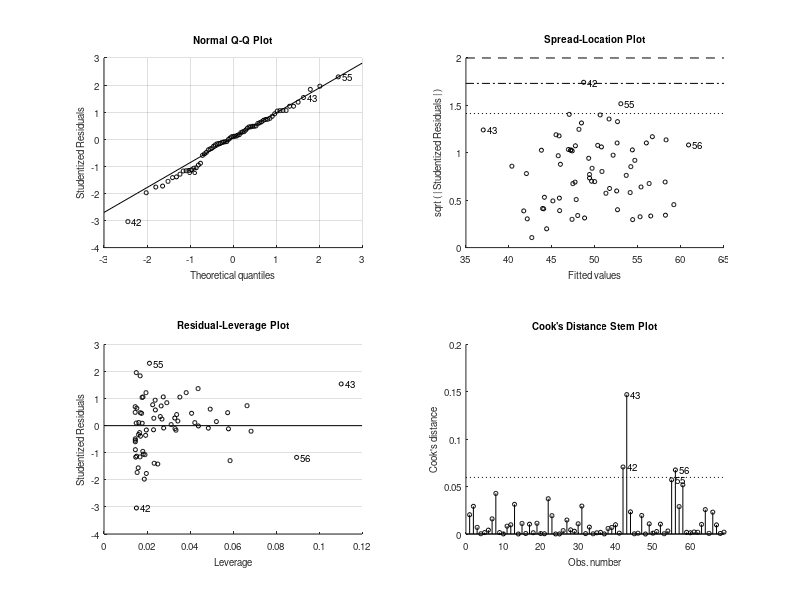

Recreate this plot in MATLAB. (Note: this script raises an error after producing the figure.)

clc;
clear;
close all;

%% 1. GENERATE 5G TRAFFIC DATASET
N = 100;
t = 1:N;

rng(1);
traffic = 50 + 10*sin(2*pi*t/25) + 5*randn(1,N);
traffic(traffic < 1) = 1;

%% 2. TRAINING AND TESTING DATA
trainN = round(0.70*N);

trainTime = t(1:trainN);
trainTraffic = traffic(1:trainN);

testTime = t(trainN+1:end);
testTraffic = traffic(trainN+1:end);

%% 3. BASELINE PREDICTION - PREVIOUS SAMPLE
baselinePred = [trainTraffic(end), testTraffic(1:end-1)];

%% 4. AI-BASED PREDICTION - LINEAR REGRESSION
X = trainTraffic(1:end-1)';
Y = trainTraffic(2:end)';

model = fitlm(X,Y);

aiPred = predict(model, baselinePred');
aiPred = aiPred';

%% 5. ERROR CALCULATION
MAE_baseline = mean(abs(testTraffic - baselinePred));

RMSE_baseline = sqrt(mean((testTraffic - baselinePred).^2));

MAPE_baseline = mean(abs((testTraffic - baselinePred) ...
    ./ testTraffic))*100;

MAE_AI = mean(abs(testTraffic - aiPred));

RMSE_AI = sqrt(mean((testTraffic - aiPred).^2));

MAPE_AI = mean(abs((testTraffic - aiPred) ...
    ./ testTraffic))*100;

%% 6. DISPLAY RESULTS
fprintf('AI-Based 5G Traffic Prediction\n');
fprintf('------------------------------\n');

fprintf('Baseline MAE = %.3f Mbps\n', MAE_baseline);
fprintf('Baseline RMSE = %.3f Mbps\n', RMSE_baseline);
fprintf('Baseline MAPE = %.3f %%\n', MAPE_baseline);

fprintf('\nAI Model Results:\n');

fprintf('AI Model MAE = %.3f Mbps\n', MAE_AI);
fprintf('AI Model RMSE = %.3f Mbps\n', RMSE_AI);
fprintf('AI Model MAPE = %.3f %%\n', MAPE_AI);

%% 7. PLOT ACTUAL AND PREDICTED TRAFFIC
figure;
plot(testTime, testTraffic, '-o', 'LineWidth', 1.5);
hold on;

plot(testTime, baselinePred, '--s', 'LineWidth', 1.5);
plot(testTime, aiPred, '-^', 'LineWidth', 1.5);

grid on;
xlabel('Time Sample');
ylabel('Traffic Load (Mbps)');
title('5G Network Traffic Prediction');

legend('Actual Traffic', 'Baseline Prediction', ...
    'AI Prediction');

%% 8. ERROR COMPARISON
figure;
bar([MAE_baseline MAE_AI; RMSE_baseline RMSE_AI]);

grid on;
xlabel('Performance Metric');
ylabel('Error');
title('Baseline and AI Prediction Error Comparison');

xticklabels({'MAE', 'RMSE'});
legend('Baseline', 'AI Model');
